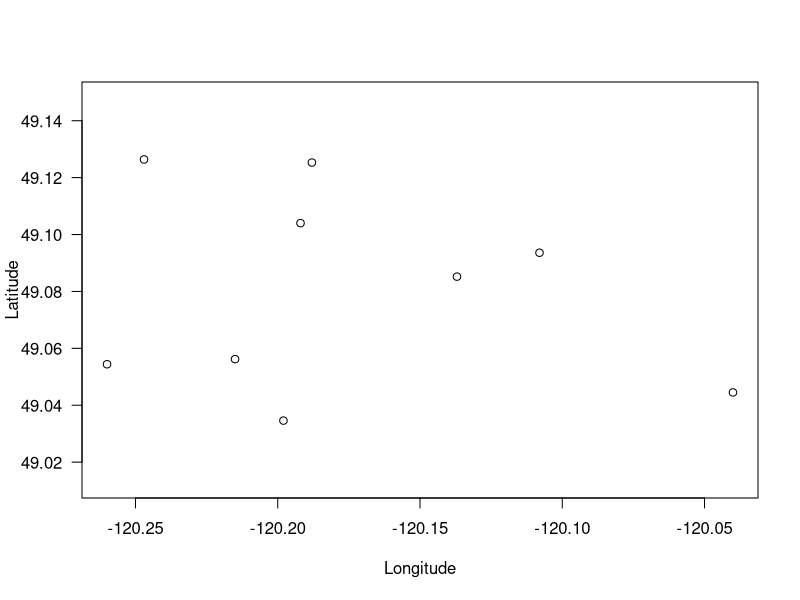

R code for this plot: (Note: this script raises an error after producing the figure.)
# GIS-extraction: A list of useful fucntions for GIS Operations in R
# Used to extract and collate GIS variables for camera trap analysis
# Started by M Fennell
# mitchfen@mail.ubc.ca

### 0. Setup ####
#Load Packages

list.of.packages <- c("raster",           # If you are working with Rasters this is essential
                      "osmdata",          # Access the OpenStreet map interface -> it is constantly updated
                      "sf",               # The go to package for spatial operations
                      "bcmaps",           # The BC specific resources
                      "spex",             # ?
                      "dplyr",            # Tidyverse package for data manipulation
                      "ggplot2",          # Plotting tools
                      "rgeos",            # Spatial operation backend package
                      "spatialEco",       # Handy tools for spatial ecology
                      "MODISTools",       # Tool for extracting NDVI
                      "ggmap",            # Add background  
                      "ggsn",             # north arrow 
                      "ggspatial",        # scale bar
                      "cowplot",          # inset map
                      "leaflet")          # Tool for interactive maps!

# Check which ones you dont have
new.packages <- list.of.packages[!(list.of.packages %in% installed.packages()[,"Package"])]
#Install the ones you dont have
if(length(new.packages)) install.packages(new.packages)
# Load the packages
lapply(list.of.packages, require, character.only = TRUE)

###############################################################
### Load in your camera locations #############################

sta <- read.csv("Example locations/Example_Camera_Locations.csv", header=T)

# Plot them
plot(sta$Longitude, sta$Latitude, asp=T, las=1,
     xlab="Longitude", ylab="Latitude")

# The following code determines the best UTM for your data

mlong <- mean(sta$Longitude); mlat <- mean(sta$Latitude)

# UTM finder function
lonlat2UTM <-  function(lonlat) {
  utm <-  (floor((lonlat[1] + 180) / 6) %% 60) + 1
  if(lonlat[2] > 0) {
    utm + 32600
  } else{
    utm + 32700
  }
}

crs.utm <- lonlat2UTM(c(mlong,mlat))

## Convert your camera points into a shapefile using simple features (sf)
sta.wgs <- st_as_sf(sta, coords = c("Longitude", "Latitude"), crs=4326) # Note the CRS tells R that the projection is WGS1984

## Convert the lat long to UTM - st_transform
sta.utm <- st_transform(sta.wgs,crs=crs.utm) 

### Buffer these points by 50km to create an area of interest(AOI) 
tmp <- st_buffer(sta.utm, 50000)

# Get the bounding box coordinates
aoi.utm <- st_as_sfc(st_bbox(tmp))
aoi.wgs <- st_bbox(st_transform(aoi.utm, 4326))
#remove(tmp)

# Check your aoi is sensible
plot(st_geometry(aoi.utm))  # Plot the box
plot(st_geometry(sta.utm), add=T, col="red", pch=19) # Add your camera stations

st_write(aoi.utm, paste0("Exported_data/", "aoi_utm.shp"), append=F)






###########################################################
### 2. Extract OSM data ###################################

# ESSENTIAL - SEE OSM CATAEGORIES FOR DETAIL:

# https://wiki.openstreetmap.org/wiki/Map_features

# Create your bounding box
bb_wgs <- st_bbox(aoi.wgs)


# Highways represent all linear features
highway <- opq(bb_wgs) %>%
           add_osm_feature("highway") %>%
           osmdata_sf()

# Convert the extracted highways to the chosen UTM
lines.shp <- st_transform(highway$osm_lines, crs=crs(sta.utm))

# Plot in Base R
plot(st_geometry(lines.shp), col="grey2")
# Add camera stations
plot(st_geometry(sta.utm), add=T, col="red", pch=19) # Add your camera stations

# Plot using ggplot (commented out becasue this takes ages for me)
# ggplot(lines.shp, aes(color = osm_id)) +
#   geom_sf() +
#   theme(legend.position = "none")

########
# Filter OSM objects

# Look good? Now filter into desired categories
trails.shp = lines.shp %>%
  filter(highway %in% c("path","bridleway","footway"))

ggplot(lines.shp, aes(color = osm_id)) +
  geom_sf() +
  theme(legend.position = "none")

roads.shp = lines.shp %>%
  filter(highway %in% c("track","unclassified","service"))

ggplot(roads.shp, aes(color = osm_id)) + 
  geom_sf() +
  theme(legend.position = "none")

##############################
# Save shapefiles ############ 
dir.create("Exported_data")

# Save as shapefile [NOT WORKING]
#st_write(trails.shp, paste0("Exported_data/", "New_trails.shp"), append=F)
#st_write(roads.shp,  paste0("Exported_data/", "New_roads.shp"), append=F)
#st_write(lines.shp,  paste0("Exported_data/", "New_roads_trails.shp"), append=F)

colnames(trails.shp)
########################################
### 3. Extract elevation for points ####
# Currently using 25m 1:250000 BC Gov CDED DEM 
# (https://www2.gov.bc.ca/gov/content/data/geographic-data-services/topographic-data/elevation/digital-elevation-model)


# Download DEM for AOI
#extent_CATH_sf <- spex(extent_CATH, crs = CATH_crs)
DEM_raster<- (aoi = aoi.utm)
plot(DEM_raster)
# Check the stations are there!
plot(st_geometry(sta.wgs), add=T)

# Extract value from raster at each point and add it to your dataframe
sta$Elevation <- extract(DEM_raster, sta.wgs)

#alternative option if the area is not in BC (cded_raster only work for BC)



######################################################
# Extract distance to other polygons or lines


### 4. Extract distance to trails and roads (and both) ####
#trails
plot(trails.shp)

# Find the nearest object
nearest  <- st_nearest_feature(sta.utm, trails.shp)
# For each station, measure the distance to the nearest object and add it to the sta datafile
sta$d.TRL <-  st_distance(sta.utm, trails.shp[nearest,], by_element=TRUE)

#Repeat for roads
# Find the nearest object
nearest  <- st_nearest_feature(sta.utm, trails.shp)
# For each station, measure the distance to the nearest object and add it to the sta datafile
sta$d.ROAD <-  st_distance(sta.utm, roads.shp[nearest,], by_element=TRUE)

# Repeat for linear features
# Find the nearest object
nearest  <- st_nearest_feature(sta.utm, lines.shp)
# For each station, measure the distance to the nearest object and add it to the sta datafile
sta$d.LIN <-  st_distance(sta.utm, lines.shp[nearest,], by_element=TRUE)


######################################################
### 6. Calculate terrain ruggedness ##################
#VRM (Sappington et al 2007)

vrm3 <- vrm(DEM_raster, s=3) #Likely use this one
vrm5 <- vrm(DEM_raster, s=5)

# Extract value from raster at each point
sta$VRM <- extract(vrm3, sta.wgs)

### Save and export master ####

write.csv(sta, "Exported_data/Station_Spatial_covariates.csv", row.names = F)

######################################################
### 7. Make nice maps in R ##################

#check the coordinate
aoi.wgs

#maually copy coordinate here 
myLocation <- c(-120.96290, 48.56223, -119.31807, 49.59065) 

#add background
mad_map <- get_map(location=myLocation, maptype = "roadmap")

#check it load
plot(mad_map)

#you can pick different background 
??get_map # check mmaptype, some are not working 

#using ggmap to create background map 
(g1 <- ggmap(mad_map)+
   geom_sf(data=sta.wgs, inherit.aes = F)+
   ggtitle("My camera traps location"))

#You can change the coordinates above to "zoom"

#add some fake detection rate and species 
sta.wgs$detection <- c(1,5,6,2,3,4,8,9,10)
sta.wgs$species <- c("deer", "elephant", "deer",
                     "lion","dinosaur", "dinosaur",
                     "elephan", "lion","fish")

#group by species and summarise detection
sta.wgs_grp<- sta.wgs %>%
  group_by(species)%>%
  summarise(detection=sum(detection))%>%
  st_as_sf()

#add size and color
g1 <- ggmap(mad_map)+
 geom_sf(data=sta.wgs_grp, inherit.aes = F, aes(size=detection, color=detection))+
  scale_color_gradient(low="white", high="blue")+ #color bar
  scale_size_continuous(guide="none")+ #remove useless legend
  annotation_scale(location="bl", width_hint=0.3)+ # scale bar
  ggtitle("My detection")

#Now add a north arrow and plot the map.
north2(g1, x=.22, y=.3, symbol=9)
  
#Inset map
#select area we want in inset map
mapCan <- getData("GADM", country = "Canada",level = 1)
mapCan <- fortify(mapCan)

#create the inset map with a red rectangle of aoi (need to change coordinate)
g2 <- ggplotGrob(
  ggplot() +
  geom_polygon(data = mapCan, aes(x = long, y = lat, group = group),fill = "#b2b2b2", color = "black", size = 0.4) +
    coord_map() +
    theme_map() +
    theme(panel.background = element_rect(fill = NULL)) +
    geom_rect(
      aes(xmin = -120.96290, xmax = -119.31807, ymin = 48.56223, ymax = 49.59065), fill = NA, 
      col = "red", size = 1
    )
)
  
plot(g2)

#need to play with the coordinate of the map to make it nice, here it is just an example
g1<- g1+
  annotation_custom(grob = g2, xmin = -119.8, xmax = -119.4,
                    ymin = 48.6, ymax = 48.8)
north2(g1, x=.22, y=.3, symbol=9)

### Inset map - alternate method
# The above method can take quite a while to render, 
# here is an alternate, quick and dirty method:

# get BC outline from bcmaps package
mapBC <- bc_bound()

# plot rectangle of aoi on it
inset <- ggplot(mapBC) +
  geom_sf(fill = "white", colour = "black") +
  geom_sf(data = aoi.utm,
          color = "red", fill = "white") +
  theme_void()
inset

# plot together with main map (g1 as example here) 
# You'll need to play around with plot window size, x,y coords
# I also moved by legend in my g1 plot to make a space for the inset map in the bottom right
g1_inset <- ggdraw() +
  draw_plot(g1, x = -0.15, y = 0) +
  draw_plot(inset, x = 0.63, y = 0.1, width = 0.4, height = 0.4)
g1_inset


#quickly make a map for each species 
#I want a closer zoom so I change the ggmap location (you dont have to)

myLocation <- c(-120.27, 49.03, -120.03, 49.12) 

#add background
mad_map <- get_map(location=myLocation, maptype = "roadmap")

#plot map for each species and save map
unique<-unique(sta.wgs_grp$species)

#first create a folder "plot" in your working directory
for (i in unique){
  temp_map<-ggmap(mad_map)+
    geom_sf(data=subset(sta.wgs_grp, sta.wgs_grp$species==i), inherit.aes = F, aes(size=detection, color=detection))+
    ggtitle(i) 
  ggsave(paste0(i, ".png"), path="./plot/", height = 20, width = 20, units="cm")
}


#####################################
# Below not yet implemented



# ####################################################
# ### 4. Extract distance to water ###################
# # Using NRCAN CANVEC (https://maps.canada.ca/czs/index-en.html)
# 
# CATH_watercourse <- shapefile("D:/Mitch/Cathedral/3.Data/3.2 GIS/CANVEC_Water/watercourse_1.shp")
# CATH_waterbody <- shapefile("D:/Mitch/Cathedral/3.Data/3.2 GIS/CANVEC_Water/waterbody_2.shp")
# CATH_waterbody_line <- as(CATH_waterbody, "SpatialLinesDataFrame")
# 
# # Join waterbodies and watercourses (lakes and rivers/streams)
# CATH_water_combi <- raster::union(CATH_watercourse, CATH_waterbody_line)
# CATH_water_combi
# 
# # Re-project to UTM
# CATH_water_combi_proj <- spTransform(CATH_water_combi, CATH_crs)
# CATH_water_combi_proj
# 
# # Fix up points to match
# proj4string(CATH_points_sp) <- CRS("+init=epsg:4326 +proj=longlat +ellps=WGS84 +datum=WGS84 +no_defs +towgs84=0,0,0")
# CATH_points_sp_proj <- spTransform(CATH_points_sp, CATH_crs)
# CATH_points_sp_proj
# 
# # Extract distance to water
# CATH_dist_h2o <- cbind.data.frame(CATH_points$Site, CATH_points$Long, CATH_points$Lat)
# colnames(CATH_dist_h2o) <- c("Site", "Long", "Lat")
# 
# for (i in 1:nrow(CATH_points)){
#   tmp <- gDistance(CATH_points_sp_proj[i], CATH_water_combi_proj)
#   CATH_dist_h2o$d.H2O[i] <- tmp
# }
# 
# CATH_points_master <- left_join(CATH_points_master, CATH_dist_h2o)

